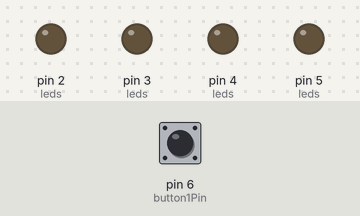
This sketch was run on a simulated Arduino Uno, built with avr-gcc and run on an emulated ATmega328P. On the bench: output pins drawn as LEDs (lit = HIGH). Dashed ring = blinking. The test bench sets the inputs (shaded band); at power-on: pin 6 (button1Pin) LOW. What the sketch prints to the serial monitor is not drawn.

Above: at 1.2 s.
1.3 s: pin 6 (button1Pin) pulled HIGH for 1 s
At 2.7 s:
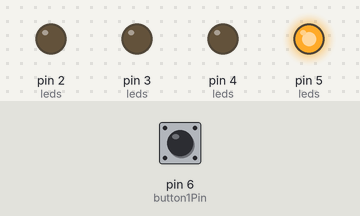
3.8 s: pin 6 (button1Pin) pulled HIGH for 0.15 s
At 5.0 s:
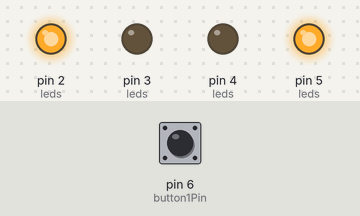
5.4 s: pin 6 (button1Pin) pulled HIGH for 0.15 s
At 6.7 s:
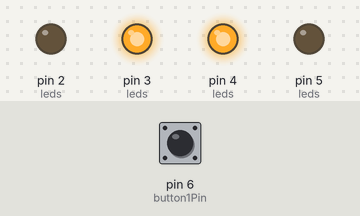
7.0 s: pin 6 (button1Pin) pulled HIGH for 3.2 s
At 7.82 s:
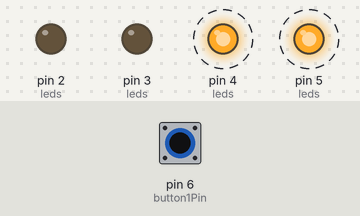
11.7 s: pin 6 (button1Pin) pulsed HIGH 5 times (0.12 s each, 0.3 s apart)
At 12.27 s:
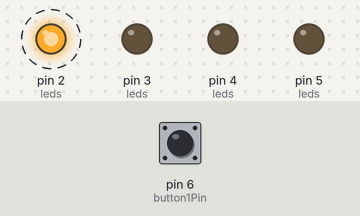
Timing chart, 0 to 14.7 s (numbered marks = the images above; inputs shaded):
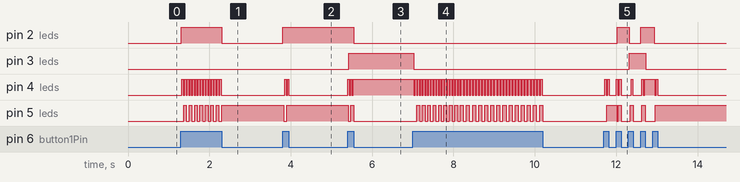

Measured:
- after the input at 1.3 s, pin 2 (leds): LOW → HIGH at once, → LOW 1.0 s later; pin 4 (leds): alternates HIGH for 0.03 s and LOW for 0.03 s, 30 changes in all, then stays LOW, starting at once; pin 5 (leds): alternates HIGH for 0.07 s and LOW for 0.07 s, 15 changes in all, then stays HIGH, starting after 0.07 s
- after the input at 3.8 s, pin 2 (leds): LOW → HIGH at once; pin 4 (leds): alternates HIGH for 0.03 s and LOW for 0.03 s, 4 changes in all, then stays LOW, starting after 0.06 s; pin 5 (leds): HIGH → LOW at once, → HIGH 0.07 s later
- after the input at 5.4 s, pin 2 (leds): HIGH → LOW after 0.15 s; pin 3 (leds): LOW → HIGH at once; pin 4 (leds): alternates HIGH for 0.03 s and LOW for 0.03 s, 5 changes in all, then stays HIGH, starting at once; pin 5 (leds): HIGH → LOW at once, → HIGH 0.07 s later, → LOW 0.07 s later
- after the input at 7.0 s, pin 3 (leds): HIGH → LOW at once; pin 4 (leds): alternates HIGH for 0.04 s and LOW for 0.04 s, 89 changes in all, then stays LOW, starting at once; pin 5 (leds): alternates HIGH for 0.07 s and LOW for 0.07 s, 44 changes in all, then stays LOW, starting after 0.10 s
- after the input at 11.7 s, pin 2 (leds): alternates HIGH for 0.31 s and LOW for 0.29 s, 4 changes in all, then stays LOW, starting after 0.33 s; pin 3 (leds): LOW → HIGH after 0.63 s, → LOW 0.40 s later; pin 5 (leds): goes HIGH 0.25 s, LOW 0.04 s, 3 × (HIGH 0.07 s, LOW 0.22 s), then HIGH, starting after 0.06 s

The sketch:

ans04.ino
```cpp
#define LED_0 2
#define LED_1 3
#define LED_2 4
#define LED_3 5
const int button1Pin = 6;


int leds[] = { LED_0, LED_1, LED_2, LED_3, } ;

void setup() {
  for ( int i = LED_0 ; i <= LED_3 ; i++ ) {
    pinMode(i, OUTPUT);
  }
  pinMode(button1Pin,INPUT);

  Serial.begin(9600);

}
int check=0;
int count = 0 ;
int i=0;
void loop() {
  int button1State;
  button1State = digitalRead(button1Pin);
   Serial.println(button1State);
  if(button1State == HIGH){
    int bit = bitRead(count, i) ;
    digitalWrite(leds[i], bit);
    i++;
    if( i == 4)
      i =0;
   }
   else{
   //LED를 OFF 시킵니다.
    digitalWrite(leds[i], LOW);
  }
  Serial.println(count++);
}
```
